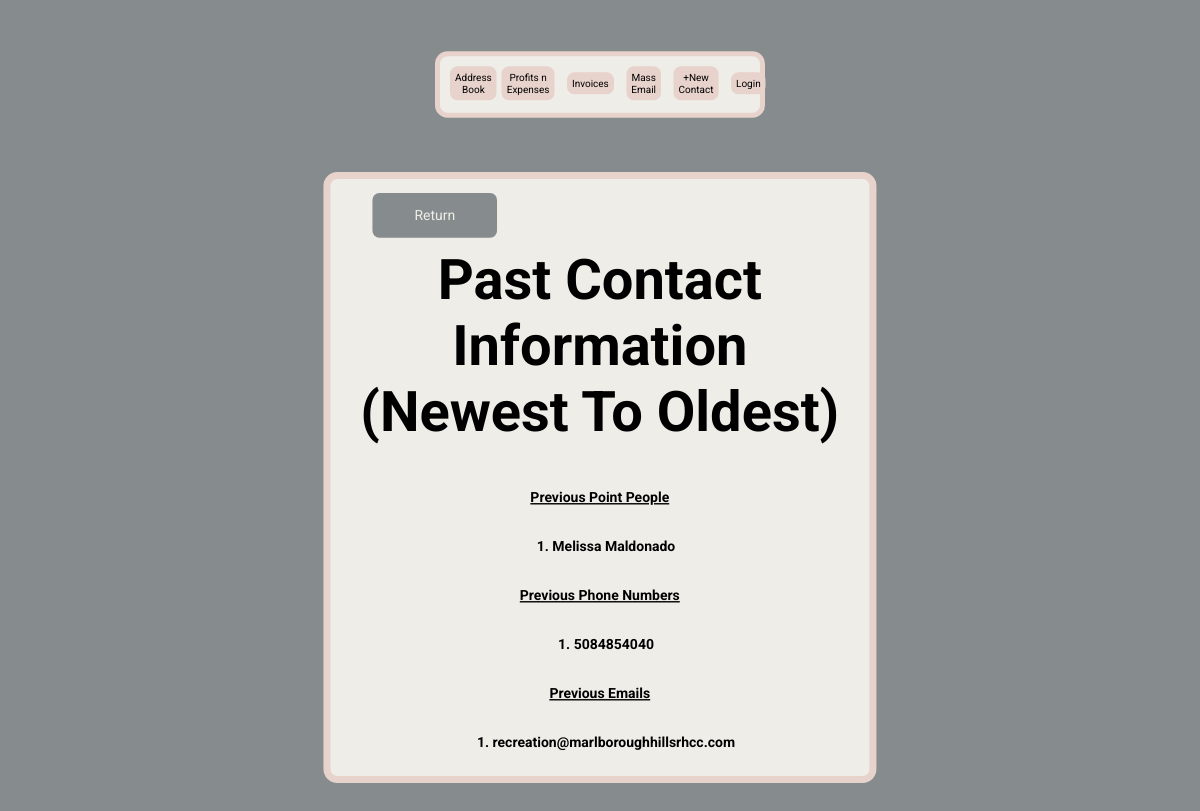
The app's page /previous-contact-data/1 with its own data.
### main.py (models this page shows)
class ContactTable(db.Model):
    __tablename__ = 'contact_table'
    id = db.Column(db.Integer, primary_key=True)
    contact_person = db.Column(db.String(250), nullable=False)
    data_base_id = db.Column(db.Integer, db.ForeignKey('database.id'))

class PhoneNumberTable(db.Model):
    __tablename__ = 'phone_number_table'
    id = db.Column(db.Integer, primary_key=True)
    phone_number = db.Column(db.String(250), nullable=False)
    data_base_id = db.Column(db.Integer, db.ForeignKey('database.id'))

class EmailTable(db.Model):
    __tablename__ = 'email_table'
    id = db.Column(db.Integer, primary_key=True)
    email = db.Column(db.String(250))
    data_base_id = db.Column(db.Integer, db.ForeignKey('database.id'))

### main.py (the view)
@app.route('/previous-contact-data/<int:id>')
def previous_contact(id):
    facility = DataBase.query.filter_by(id=id).first()
    contact_list = return_list(facility.contact_person, 'contact_person')
    phone_list = return_list(facility.phone_number, 'phone_number')
    email_list = return_list(facility.email, 'email')
    return render_template('previous.html', id=id, contact_list=contact_list,
                           phone_list=phone_list, email_list=email_list)

### resources.py (called while the page is built)
def return_list(facility_object, table_variable):
    if facility_object:
        return [getattr(item, table_variable) for item in facility_object]
    else:
        return None

### templates/previous.html
{% include 'header.html' %}
<body>
    <div class="formContainerColumn">
        <div class="returnContainer">
            <a href="{{ url_for('facility_page', id=id) }}">Return</a>
        </div>
        <h1>Past Contact Information<br>(Newest To Oldest)</h1>
        {% if contact_list %}
            <h2><u>Previous Point People</u></h2>
            <div class="previousList">
                <ol>
                    {% for contact in contact_list %}
                    <h3><li>{{ contact }}</li></h3>
                    {% endfor %}
                </ol>
            </div>
        {% endif %}
        {% if phone_list %}
            <h2><u>Previous Phone Numbers</u></h2>
            <div class="previousList">
                <ol>
                    {% for phone in phone_list %}
                        <h3><li>{{ phone }}</li></h3>
                    {% endfor %}
                </ol>
            </div>
        {% endif %}
        {% if email_list %}
            <h2><u>Previous Emails</u></h2>
            <div class="previousList">
                <ol>
                    {% for email in email_list %}
                        <h3><li>{{ email }}</li></h3>
                    {% endfor %}
                </ol>
            </div>
        {% endif %}
    </div>
</body>
</html>

### static/css/stylesheet.css (style rules this page uses)
html, body { overflow-x: hidden; font-family: 'Roboto', sans-serif; }
body { background-color: #868B8E; font-family: 'Roboto', sans-serif; box-sizing: border-box; }
h1 { font-size: 80px; text-align: center; }
.formContainerColumn { display: flex; flex-direction: column; width: 65%; min-width: 475px; margin-bottom: 20px; margin-top: 20px; margin-left: auto; margin-right: auto; background-color: #EEEDE7; border-radius: 20px; border: 10px solid #E7D2CC; }
h2 { font-size: 40px; margin: 10px; }
.returnContainer { margin: 40px 60px -20px 60px; }
.returnContainer a { text-decoration: none; color: #EEEDE7; background-color: #868B8E; border-radius: 10px; padding: 20px 60px; font-size: 20px; }
h2 { text-align: center; font-size: 35px; }
h3 { font-size: 30px; }
.previousList { display: flex; justify-content: center; }
@media only screen and (max-width: 1200px) { h2 { font-size: 20px; } }
@media only screen and (max-width: 1200px) { h3 { font-size: 20px; } }
@media only screen and (max-width: 1200px) { .formContainerColumn { transform: scale(.7); margin-top: -120px; } }

### records on screen
ContactTable: contact_person "Melissa Maldonado"
PhoneNumberTable: phone_number "5084854040"
EmailTable: email "recreation@marlboroughhillsrhcc.com"
